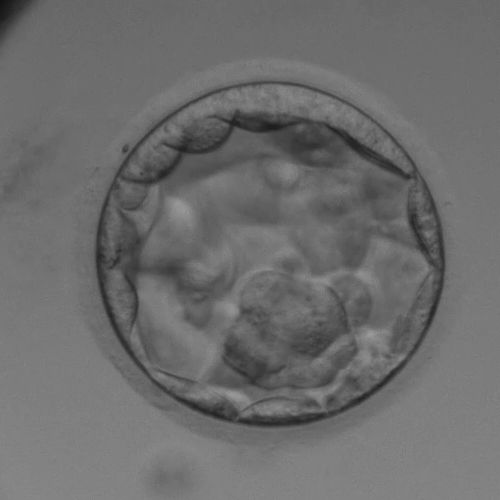
#> input picture img.png, 500 x 500 px
$ python -i crop.py   (imports and definitions only)
#> lines starting #> are read from the running program, lines starting #| are printed output that depends on the picture; after the words box and inside, x2 and y2 are one past the last pixel; in counts of white or black regions, pixels touching at a corner belong together
#> further down, picture is the input picture: shape (500, 500, 3); min 17, max 160, mean 108.4
# -*- coding: utf-8 -*-
import numpy as np
import cv2

# RECORTAR EMBRION
def centroide(img):
    x_media,y_media,n_media=0,0,0
    Y,X=img.shape
    for i in range(X):
        for j in range(Y):
            if img[j,i]==0:
                x_media+=i
                y_media+=j
                n_media+=1
    return (int(x_media/(n_media+1)),int(y_media/(n_media+1)))

def coords_ventana(x_c,y_c,tam=500):
    vnt=int(tam/2)
    xmin,xmax=x_c-vnt,x_c+vnt
    ymin,ymax=y_c-vnt,y_c+vnt
    if xmin<0:
        xmin=0
        xmax=tam
    if ymin<0:
        ymin=0
        ymax=tam
    return (xmin,xmax,ymin,ymax)

def crop_embyo(frame,tam=500):
#> called with tam = 500
    n,x,y,x0,y0=0,0,0,1,1
    gray = cv2.cvtColor(frame.astype('uint8'), cv2.COLOR_BGR2GRAY)
    th = cv2.adaptiveThreshold(gray,255,cv2.ADAPTIVE_THRESH_GAUSSIAN_C,cv2.THRESH_BINARY,11,2)
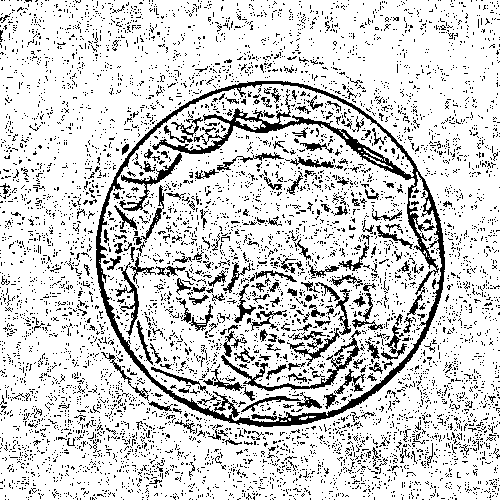
#> th: shape (500, 500); 82.7% white; black in thin lines or dots
    closing=cv2.morphologyEx(th, cv2.MORPH_CLOSE, np.ones((3,3)))
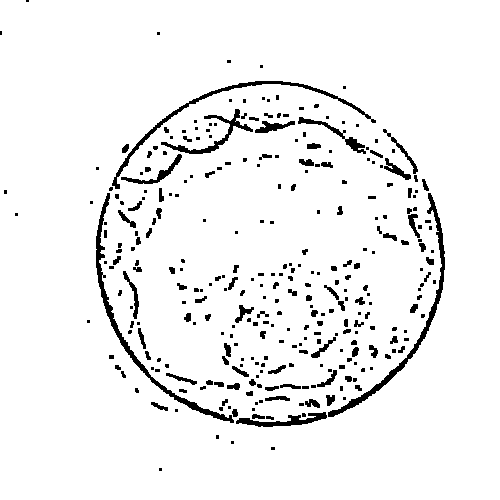
#> closing: shape (500, 500); 94.5% white; 314 black regions (186 under 20 px), largest, box (x1, y1, x2, y2) and area: (96, 193, 234, 423) 1448, (328, 193, 445, 417) 1353, (112, 81, 376, 189) 1142
    while n<4 and (x!=x0 or y!=y0):
        if n==0:
            x,y = centroide(closing)
        else:
            x0,y0=x,y
            xmin,xmax,ymin,ymax=coords_ventana(x,y,tam)
            x,y = centroide(closing[ymin:ymax, xmin:xmax])
            x= xmin + x
            y= ymin + y
        n+=1
#> this loop made 4 passes
#> (x0, y0, xmin, xmax, ymin, ymax, x, y) on passes 2 to 4: (265, 264, 15, 515, 14, 514, 266, 264), (266, 264, 16, 516, 14, 514, 266, 265), (266, 265, 16, 516, 15, 515, 266, 265)
#> (x, y) on pass 1: (265, 264)
#> after the loop, n = 4
    return coords_ventana(x,y,tam)


>>> import cv2
>>> picture = cv2.imread('../img.png')
>>> result = crop_embyo(picture)
#> result = (16, 516, 15, 515)
